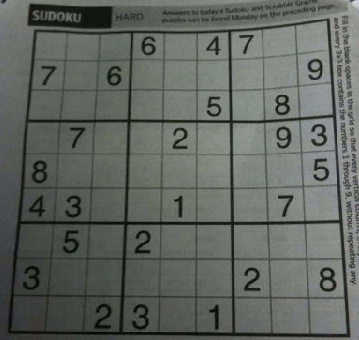
#> input picture PracticeCV/sudoku.png, 359 x 340 px
$ jupyter execute openCVCheatsheet.ipynb   (shell and % lines are left out)
#> lines starting #> are read from the running program, lines starting #| are printed output that depends on the picture; after the words box and inside, x2 and y2 are one past the last pixel; in counts of white or black regions, pixels touching at a corner belong together
[Source](https://iitmcvg.github.io/summer_school/Session3/)

[cell 1]
import numpy as np
import cv2 as cv
import matplotlib.pyplot as plt

# Image Gradients

[cell 2]
#cv2.Sobel(src img in grayscale, o/p img depth, xorder, yorder, ksize)
#depths CV_8U,CV_16U/CV_16S,CV_32F,CV_64F
img0 = cv.imread('sudoku.png', cv.IMREAD_GRAYSCALE)
#> img0: shape (340, 359); min 0, max 218, mean 99.6
img = cv.GaussianBlur(img0, (5, 5), 0)
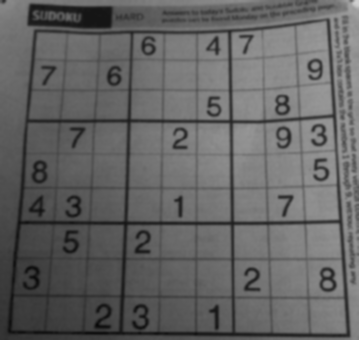
#> img: shape (340, 359); min 8, max 208, mean 99.6

#sobel gradient calculation
#I_x = cv.Sobel(img,cv.CV_64F,1,0,ksize=3)
#I_y = cv.Sobel(img,cv.CV_64F,0,1,ksize=3)

#Sobel is only an approximation of the derivative. OpenCV addresses this inaccuracy for kernels of size 3 by using the Scharr function
I_x = cv.Scharr(img,cv.CV_64F,1,0)
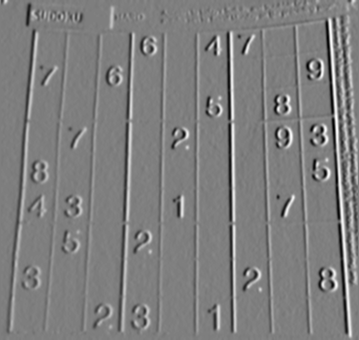
#> I_x: shape (340, 359) float64; min -1072, max 1088, mean 4.7; drawn with min black and max white
I_y = cv.Scharr(img,cv.CV_64F,0,1)
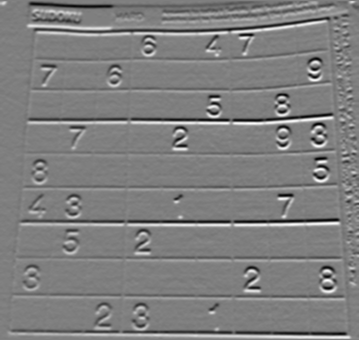
#> I_y: shape (340, 359) float64; min -1037, max 1031, mean -3.6; drawn with min black and max white

#calculate the gradient magnitude of vectors
# |grad(sobel Output)| = sqrt(I_x**2 + I_y**2)
gradient = np.sqrt(np.power(I_x, 2*np.ones(I_x.shape)) + np.power(I_y, 2*np.ones(I_y.shape)))
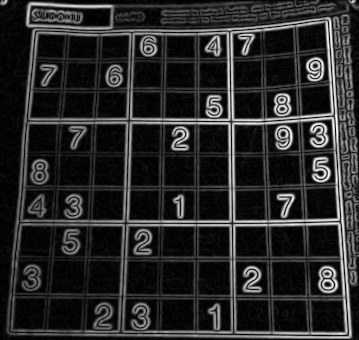
#> gradient: shape (340, 359) float64; min 0, max 1096.7, mean 179.2; drawn with min black and max white
gradient = ((gradient / np.max(gradient)) * 255).astype('uint8') # mapping values from 0 to 255

#dst=cv.Laplacian(src, ddepth[, dst[, ksize[, scale[, delta[, borderType]]]]])
laplacian = cv.Laplacian(img,cv.CV_64F,ksize=5)
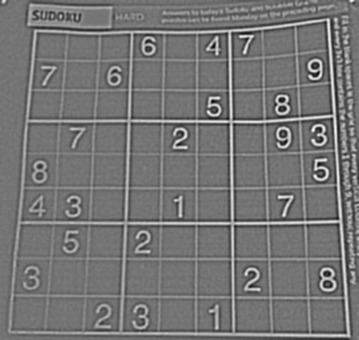
#> laplacian: shape (340, 359) float64; min -1744, max 2058, mean -0.6; drawn with min black and max white

#Thresholding
maxi = 250
ret, th1 = cv.threshold(gradient,70,maxi,cv.THRESH_BINARY)
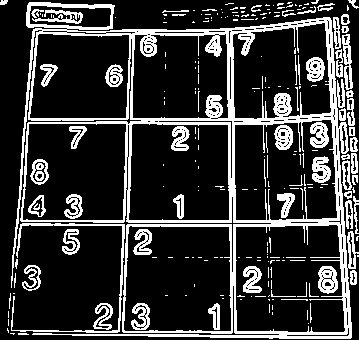
#> th1: shape (340, 359); values 0 (black) and 250 (white), 20.9% white; 237 white regions (163 under 20 px), largest, box (x1, y1, x2, y2) and area: (11, 2, 359, 339) 15232, (11, 223, 125, 333) 813, (318, 266, 338, 294) 385

#dst=cv.adaptiveThreshold(src, maxValue, adaptiveMethod, thresholdType, blockSize, C[, dst]	)
th2 = cv.adaptiveThreshold(gradient,maxi,cv.ADAPTIVE_THRESH_MEAN_C,\
            cv.THRESH_BINARY,7,2)
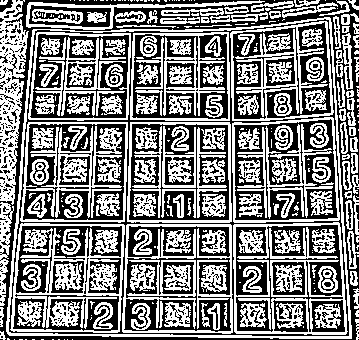
#> th2: shape (340, 359); values 0 (black) and 250 (white), 51% white; 736 black regions (616 under 20 px), largest, box (x1, y1, x2, y2) and area: (0, 0, 359, 340) 8278, (234, 119, 338, 220) 4753, (124, 226, 231, 332) 4569
th3 = cv.adaptiveThreshold(gradient,maxi,cv.ADAPTIVE_THRESH_GAUSSIAN_C,\
            cv.THRESH_BINARY,7,2)
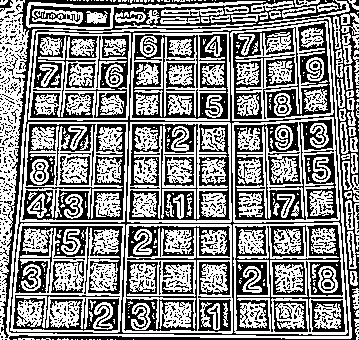
#> th3: shape (340, 359); values 0 (black) and 250 (white), 53.9% white; 1182 black regions (1066 under 20 px), largest, box (x1, y1, x2, y2) and area: (0, 0, 359, 340) 7499, (9, 19, 349, 336) 3629, (233, 22, 331, 119) 3517

ret, th4 = cv.threshold(laplacian,170,maxi,cv.THRESH_BINARY)
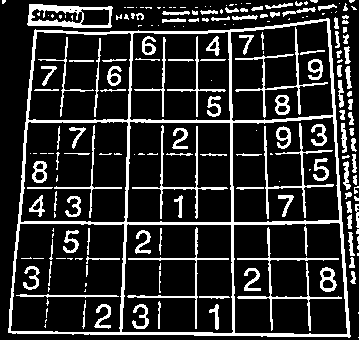
#> th4: shape (340, 359) float64; values 0 (black) and 250 (white), 17.6% white; 205 white regions (87 under 20 px), largest, box (x1, y1, x2, y2) and area: (8, 18, 351, 338) 7495, (27, 4, 113, 28) 923, (237, 227, 342, 331) 829

fig, axes  = plt.subplots(2,4, sharex='all', sharey='all', figsize=(20,10))
img_dict = {'Original Image':img0, 'Original Image(Gaussian Blurred)':img, 'Sobel Gradient image':gradient,
            'Global Binary Thresholding (v = 70)':th1, 'Adaptive Mean Thresholding':th2, 'Adaptive Gaussian Thresholding':th3,
            'Laplacian':laplacian,'Binary Thresholded Laplacian(v =170)':th4}
i =0
for key in img_dict.keys():
    plt.subplot(2,4,i+1),plt.imshow(img_dict[key], cmap='gray', vmin = 0, vmax = 255)
    plt.title(key),plt.xticks([]),plt.yticks([])
    i+=1
#> this loop made 8 passes
#> key on passes 1 to 8: 'Original Image', 'Original Image(Gaussian Blurred)', 'Sobel Gradient image', 'Global Binary Thresholding (v = 70)', 'Adaptive Mean Thresholding', 'Adaptive Gaussian Thresholding', 'Laplacian', 'Binary Thresholded Laplacian(v =170)'
#> after the loop, i = 8

$ run again, with PracticeCV/sigiriya.jpg saved as PracticeCV/sudoku.png
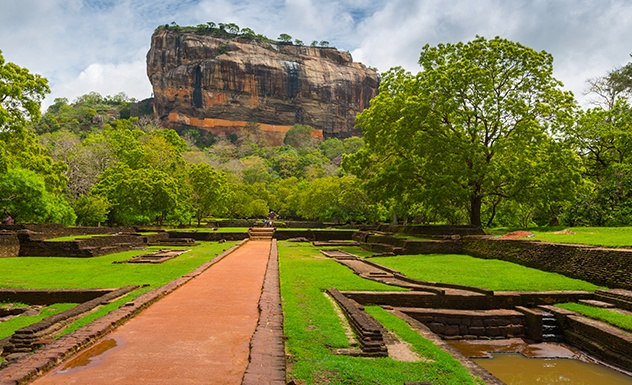
#> input picture PracticeCV/sigiriya.jpg, 632 x 385 px
#> `ret, th1 = cv.threshold(gradient,70,maxi,cv.THRESH_BINARY)`:
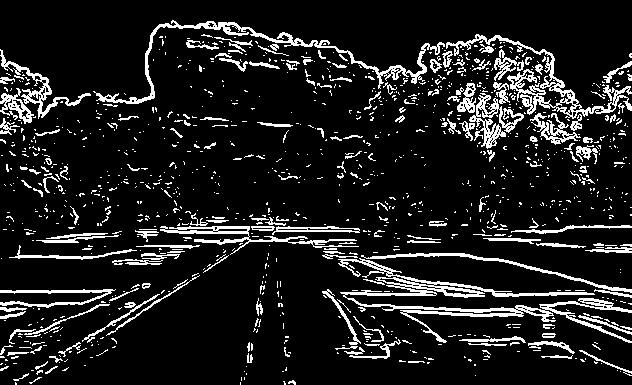
#> th1: shape (385, 632); values 0 (black) and 250 (white), 11.8% white in thin lines or dots
#> th2: shape (385, 632); values 0 (black) and 250 (white), 53.1% white; black in thin lines or dots
#> th3: shape (385, 632); values 0 (black) and 250 (white), 57.5% white; black in thin lines or dots
#> `ret, th4 = cv.threshold(laplacian,170,maxi,cv.THRESH_BINARY)`:
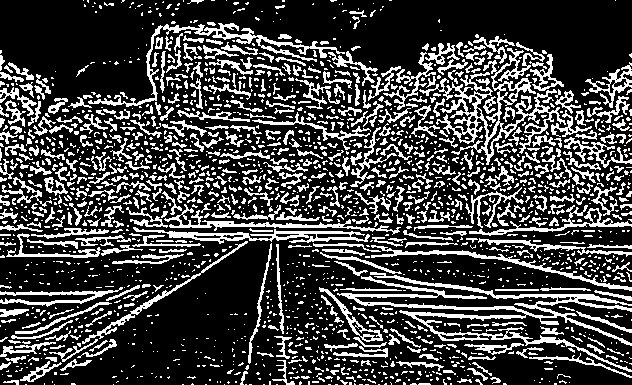
#> th4: shape (385, 632) float64; values 0 (black) and 250 (white), 26% white in thin lines or dots
#> the loop `for key in img_dict.keys():` made 8 passes
#> key on passes 1 to 8: 'Original Image', 'Original Image(Gaussian Blurred)', 'Sobel Gradient image', 'Global Binary Thresholding (v = 70)', 'Adaptive Mean Thresholding', 'Adaptive Gaussian Thresholding', 'Laplacian', 'Binary Thresholded Laplacian(v =170)'
#> after the loop `for key in img_dict.keys():`: i = 8
